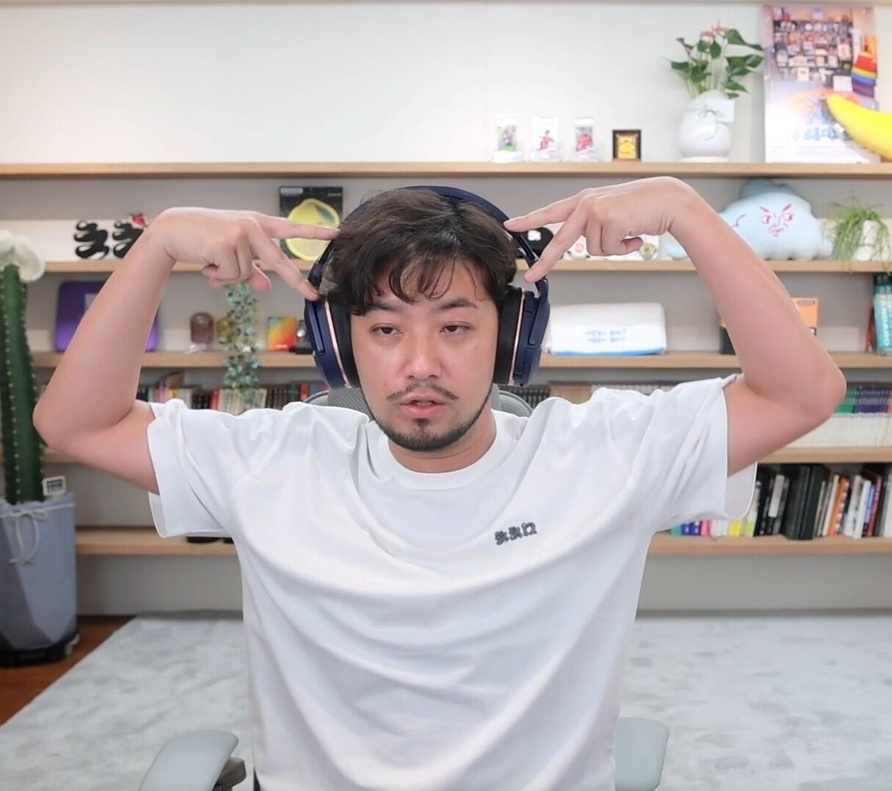
#> input picture Exploration/Ex03/data/images/7007290122_494354581_ac24b93febbf0f945090a1f583f8f8e6.jpg, 892 x 791 px, shrunk from 1216 x 1079 before the run, found by its file name
$ jupyter execute --allow-errors seg001.ipynb
#> lines starting #> are read from the running program, lines starting #| are printed output that depends on the picture
[cell 1]
# os: Operating System의 줄임말로, 운영체제에서 제공되는 여러 기능을 파이썬에서 사용할 수 있도록 함 (Ex. 디렉토리 경로 이동, 시스템 환경 변수 가져오기 등)
# urllib: URL 작업을 위한 여러 모듈을 모은 패키지. (Ex. urllib.request, urllib.parse, ...)
# cv2: OpenCV 라이브러리로, 실시간 컴퓨터 비전을 목적으로 한 프로그래밍 라이브러리
# numpy(NumPy): 행렬이나 대규모 다차원 배열을 쉽게 처리할 수 있도록 지원하는 라이브러리. 데이터 구조 외에도 수치 계산을 위해 효율적으로 구현된 기능을 제공
# pixellib: 이미지 및 비디오 segmentation을 수행하기 위한 라이브러리.
# pixellib.semantic: segmentation 기법 중, semantic segmentation을 쉽게 사용할 수 있도록 만든 라이브러리
# matplotlib: 파이썬 프로그래밍 언어 및 수학적 확장 NumPy 라이브러리를 활용한 플로팅 라이브러리로, 데이터 시각화 도구
import os
import urllib
import cv2
import numpy as np
from pixellib.semantic import semantic_segmentation
from matplotlib import pyplot as plt

[cell 2]
# os 모듈에 있는 getenv() 함수를 이용하여 읽고싶은 파일의 경로를 file_path에 저장
# 준비한 이미지 파일의 경로를 이용하여, 이미지 파일을 읽음
# cv2.imread(경로): 경로에 해당하는 이미지 파일을 읽어서 변수에 저장
img_path = '/home/gnorm42/study_ipynb/aiffel_fuckseg/images/7007290122_494354581_ac24b93febbf0f945090a1f583f8f8e6.jpg'
img_orig = cv2.imread(img_path)
#> img_orig is the input picture: shape (791, 892, 3); mean B, G, R 172.8, 172.8, 180.5

print(img_orig.shape)
#| (791, 892, 3)

# cv2.cvtColor(입력 이미지, 색상 변환 코드): 입력 이미지의 색상 채널을 변경
# cv2.COLOR_BGR2RGB: 이미지 색상 채널을 변경 (BGR 형식을 RGB 형식으로 변경)
# plt.imshow(): 저장된 데이터를 이미지의 형식으로 표시, 입력은 RGB(A) 데이터 혹은 2D 스칼라 데이터
# https://matplotlib.org/stable/api/_as_gen/matplotlib.pyplot.imshow.html
# plt.show(): 현재 열려있는 모든 figure를 표시 (여기서 figure는 이미지, 그래프 등)
# https://matplotlib.org/stable/api/_as_gen/matplotlib.pyplot.show.html
plt.imshow(cv2.cvtColor(img_orig, cv2.COLOR_BGR2RGB))
plt.show()

[cell 3]
# 저장할 파일 이름을 결정합니다
# 1. os.getenv(x)함수는 환경 변수x의 값을 포함하는 문자열 변수를 반환합니다. model_dir 에 "/aiffel/human_segmentation/models" 저장
# 2. #os.path.join(a, b)는 경로를 병합하여 새 경로 생성 model_file 에 "/aiffel/aiffel/human_segmentation/models/deeplabv3_xception_tf_dim_ordering_tf_kernels.h5" 저장
# 1
model_dir = '/home/gnorm42/study_ipynb/aiffel_fuckseg/models'
# 2
model_file = os.path.join(model_dir, 'deeplabv3_xception_tf_dim_ordering_tf_kernels.h5')

# PixelLib가 제공하는 모델의 url입니다
model_url = 'https://github.com/ayoolaolafenwa/PixelLib/releases/download/1.1/deeplabv3_xception_tf_dim_ordering_tf_kernels.h5'

# 다운로드를 시작합니다
urllib.request.urlretrieve(model_url, model_file) # urllib 패키지 내에 있는 request 모듈의 urlretrieve 함수를 이용해서 model_url에 있는 파일을 다운로드 해서 model_file 파일명으로 저장
#> (this line was passed over: the network is not available in this run)

#> (a cell that did not finish here is left out)

#> (a cell that did not finish here is left out)

[cell 6]
#pascalvoc 데이터의 라벨종류
LABEL_NAMES = [
    'background', 'aeroplane', 'bicycle', 'bird', 'boat', 'bottle', 'bus',
    'car', 'cat', 'chair', 'cow', 'diningtable', 'dog', 'horse', 'motorbike',
    'person', 'pottedplant', 'sheep', 'sofa', 'train', 'tv'
]
len(LABEL_NAMES)

#> (a cell that did not finish here is left out)

#> (a cell that did not finish here is left out)

#> (a cell that did not finish here is left out)

[cell 10]
# 아래 코드를 이해하지 않아도 좋습니다
# PixelLib에서 그대로 가져온 코드입니다
# 주목해야 할 것은 생상 코드 결과물이예요!

#컬러맵 만들기
colormap = np.zeros((256, 3), dtype = int)
ind = np.arange(256, dtype=int)

for shift in reversed(range(8)):
    for channel in range(3):
        colormap[:, channel] |= ((ind >> channel) & 1) << shift
    ind >>= 3

colormap[:20] #생성한 20개의 컬러맵 출력

[cell 11]
colormap[15] #컬러맵 15에 해당하는 배열 출력 (pacalvoc에 LABEL_NAMES 15번째인 사람)

[cell 12]
seg_color = (128,128,192) # 색상순서 변경 - colormap의 배열은 RGB 순이며 output의 배열은 BGR 순서로 채널 배치가 되어 있어서

#> (a cell that did not finish here is left out)

[cell 14]
# 원본이미지를 img_show에 할당한뒤 이미지 사람이 있는 위치와 배경을 분리해서 표현한 color_mask 를 만든뒤 두 이미지를 합쳐서 출력
img_show = img_orig.copy()

# True과 False인 값을 각각 255과 0으로 바꿔줍니다
#> (the rest of this cell did not finish here and is left out)

[cell 15]
# (13,13)은 blurring kernel size를 뜻합니다
# 다양하게 바꿔보세요
img_orig_blur = cv2.blur(img_orig, (13,13))
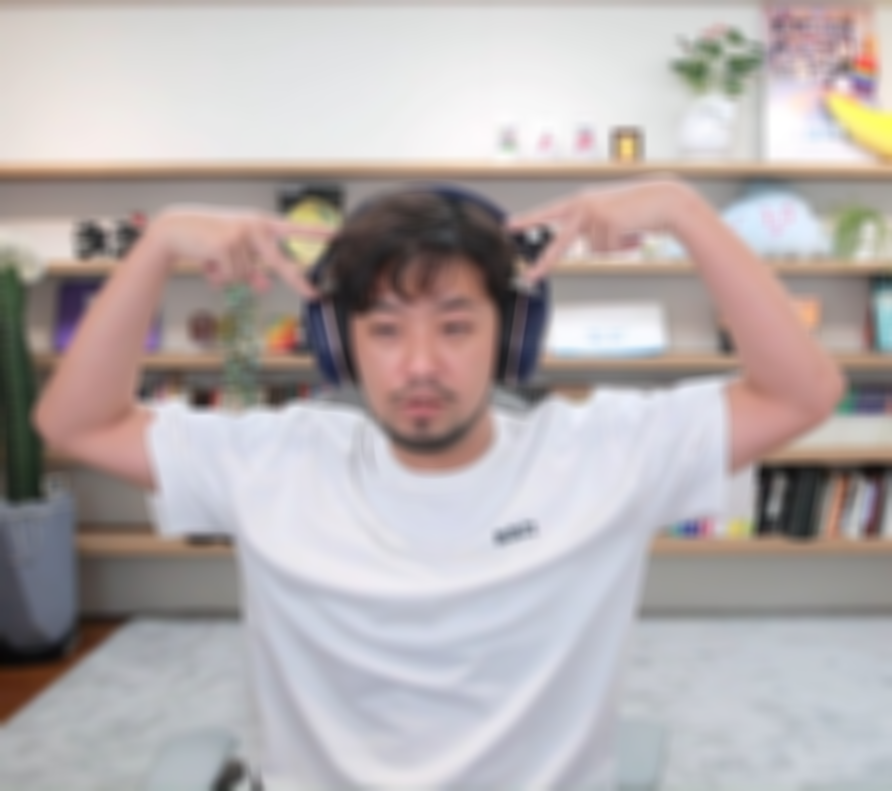
#> img_orig_blur: shape (791, 892, 3); mean B, G, R 172.8, 172.8, 180.6

# plt.imshow(): 저장된 데이터를 이미지의 형식으로 표시한다.
# cv2.cvtColor(입력 이미지, 색상 변환 코드): 입력 이미지의 색상 채널을 변경
# cv2.COLOR_BGR2RGB: 원본이 BGR 순서로 픽셀을 읽다보니
# 이미지 색상 채널을 변경해야함 (BGR 형식을 RGB 형식으로 변경)
plt.imshow(cv2.cvtColor(img_orig_blur, cv2.COLOR_BGR2RGB))
plt.show()
